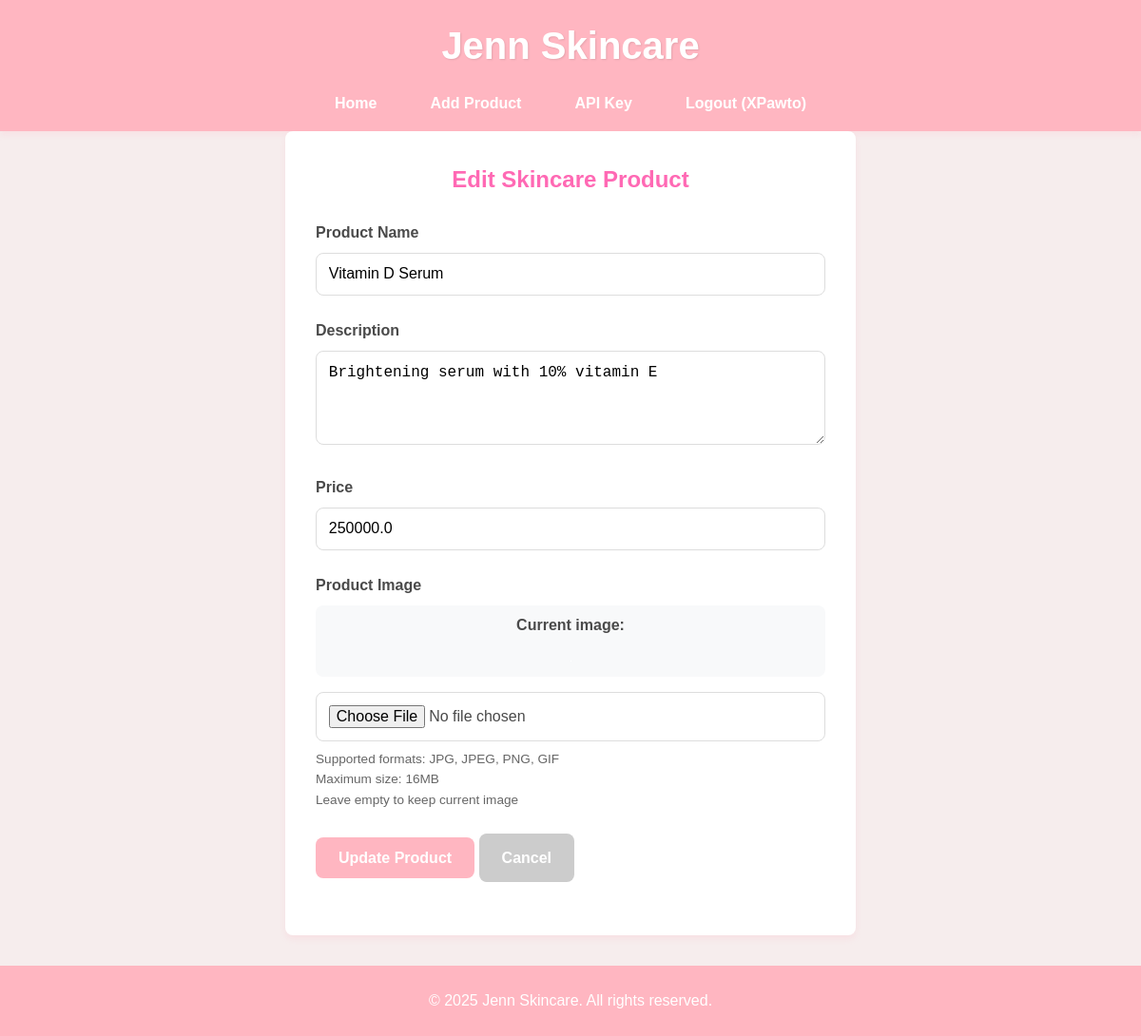
/edit/9 (signed in), run on the app's committed database.
### app.py (models this page shows, shortened)
class Product(db.Model):
    id = db.Column(db.Integer, primary_key=True)
    name = db.Column(db.String(100), nullable=False)
    description = db.Column(db.Text, nullable=False)
    price = db.Column(db.Float, nullable=False)
    image_filename = db.Column(db.String(255), nullable=True)
    created_at = db.Column(db.DateTime, default=datetime.utcnow)

### app.py (the view, shortened to what this page needs)
@app.route('/edit/<int:id>', methods=['GET', 'POST'])
@login_required
def edit_product(id):
    product = Product.query.get_or_404(id)
    return render_template('edit.html', product=product)

### app.py (called while the page is built)
def login_required(f):
    @wraps(f)
    def decorated_function(*args, **kwargs):
        if 'user_id' not in session:
            flash('Please login first', 'danger')
            return redirect(url_for('login'))
        return f(*args, **kwargs)
    return decorated_function

### templates/edit.html (shortened to what this page needs)
{% extends 'layout.html' %}
{% block content %}
    <section class="form-container">
        <h2>Edit Skincare Product</h2>
        <form method="POST" action="{{ url_for('edit_product', id=product.id) }}" enctype="multipart/form-data">
            <div class="form-group">
                <label for="name">Product Name</label>
                <input type="text" id="name" name="name" value="{{ product.name }}" required>
            </div>
            <div class="form-group">
                <label for="description">Description</label>
                <textarea id="description" name="description" rows="4" required>{{ product.description }}</textarea>
            </div>
            <div class="form-group">
                <label for="price">Price</label>
                <input type="number" id="price" name="price" step="0.01" min="0" value="{{ product.price }}" required>
            </div>
            <div class="form-group">
                <label for="image">Product Image</label>
                {% if product.image_filename %}
                    <div class="current-image">
                        <p>Current image:</p>
                    </div>
                {% endif %}
                <input type="file" id="image" name="image" accept="image/*">
                <div class="file-info">
                    <p>Supported formats: JPG, JPEG, PNG, GIF</p>
                    <p>Maximum size: 16MB</p>
                    <p>Leave empty to keep current image</p>
                </div>
            </div>
            <div class="form-group">
                <button type="submit" class="btn">Update Product</button>
                <a href="{{ url_for('index') }}" class="btn btn-secondary">Cancel</a>
            </div>
        </form>
    </section>
{% endblock %}

### static/style.css (style rules this page uses)
:root { --primary-color: #ffb6c1; --primary-dark: #ff8da1; --secondary-color: #ffd1dc; --accent-color: #ff69b4; --text-color: #4a4a4a; --light-color: #ffffff; --shadow: 0 4px 6px rgba(255, 182, 193, 0.2); --border-radius: 8px; }
* { margin: 0; padding: 0; box-sizing: border-box; }
body { font-family: 'Arial', sans-serif; line-height: 1.6; color: var(--text-color); background-color:rgb(246, 237, 237); }
.form-container { max-width: 600px; margin: 0 auto; background-color: var(--light-color); padding: 2rem; border-radius: var(--border-radius); box-shadow: var(--shadow); }
.form-container h2 { text-align: center; margin-bottom: 1.5rem; color: var(--accent-color); }
.form-group { margin-bottom: 1.5rem; }
.form-group label { display: block; margin-bottom: 0.5rem; font-weight: bold; color: var(--text-color); }
.form-group input, .form-group textarea { width: 100%; padding: 0.8rem; border: 1px solid #ddd; border-radius: var(--border-radius); font-size: 1rem; }
.form-group textarea { resize: vertical; }
.file-info { margin-top: 0.5rem; font-size: 0.85rem; color: #666; }
.current-image { margin-bottom: 1rem; padding: 0.5rem; background-color: #f8f9fa; border-radius: var(--border-radius); text-align: center; }
.current-image p { margin-bottom: 0.5rem; font-weight: bold; }
.btn { display: inline-block; background-color: var(--primary-color); color: var(--light-color); padding: 0.8rem 1.5rem; border: none; border-radius: var(--border-radius); cursor: pointer; text-decoration: none; font-size: 1rem; font-weight: bold; transition: background-color 0.3s; }
.btn-secondary { background-color: #ccc; }

### data on the page
Product: name "Vitamin D Serum", description "Brightening serum with 10% vitamin E", price "250000.0"

### other printed values
{{ session['username'] }} "XPawto"
